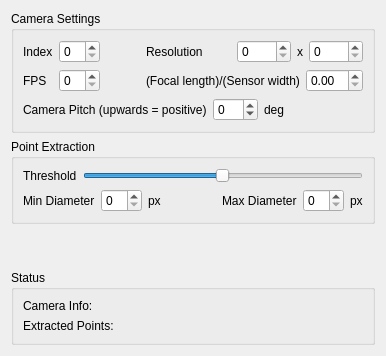
     <widget class="QWidget" name="tab_2">
      <attribute name="title">
       <string>Camera</string>
      </attribute>
      <layout class="QVBoxLayout" name="verticalLayout_7">
       <item>
        <widget class="QGroupBox" name="groupBox">
         <property name="title">
          <string>Camera Settings</string>
         </property>
         <layout class="QVBoxLayout" name="verticalLayout">
          <item>
           <layout class="QHBoxLayout" name="horizontalLayout_3">
            <item>
             <layout class="QFormLayout" name="formLayout_4">
              <item row="1" column="0">
               <widget class="QLabel" name="label_2">
                <property name="text">
                 <string>Index</string>
                </property>
                <property name="buddy">
                 <cstring>camindex_spin</cstring>
                </property>
               </widget>
              </item>
              <item row="1" column="1">
               <widget class="QSpinBox" name="camindex_spin">
                <property name="toolTip">
                 <string>Capture device index</string>
                </property>
               </widget>
              </item>
              <item row="2" column="0">
               <widget class="QLabel" name="label_37">
                <property name="text">
                 <string>FPS</string>
                </property>
                <property name="buddy">
                 <cstring>fps_spin</cstring>
                </property>
               </widget>
              </item>
              <item row="2" column="1">
               <widget class="QSpinBox" name="fps_spin">
                <property name="toolTip">
                 <string>Desired capture framerate</string>
                </property>
               </widget>
              </item>
             </layout>
            </item>
            <item>
             <spacer name="horizontalSpacer_2">
              <property name="orientation">
               <enum>Qt::Horizontal</enum>
              </property>
              <property name="sizeHint" stdset="0">
               <size>
                <width>40</width>
                <height>20</height>
               </size>
              </property>
             </spacer>
            </item>
            <item>
             <layout class="QVBoxLayout" name="verticalLayout_10">
              <item>
               <layout class="QHBoxLayout" name="horizontalLayout_13">
                <item>
                 <widget class="QLabel" name="label_36">
                  <property name="text">
                   <string>Resolution</string>
                  </property>
                 </widget>
                </item>
                <item>
                 <spacer name="horizontalSpacer_9">
                  <property name="orientation">
                   <enum>Qt::Horizontal</enum>
                  </property>
                  <property name="sizeHint" stdset="0">
                   <size>
                    <width>20</width>
                    <height>20</height>
                   </size>
                  </property>
                 </spacer>
                </item>
                <item>
                 <widget class="QSpinBox" name="res_x_spin">
                  <property name="toolTip">
                   <string>Desired capture width</string>
                  </property>
                  <property name="maximum">
                   <number>2000</number>
                  </property>
                  <property name="singleStep">
                   <number>10</number>
                  </property>
                 </widget>
                </item>
                <item>
                 <widget class="QLabel" name="label_41">
                  <property name="text">
                   <string>x</string>
                  </property>
                 </widget>
                </item>
                <item>
                 <widget class="QSpinBox" name="res_y_spin">
                  <property name="toolTip">
                   <string>Desired capture height</string>
                  </property>
                  <property name="maximum">
                   <number>2000</number>
                  </property>
                  <property name="singleStep">
                   <number>10</number>
                  </property>
                 </widget>
                </item>
               </layout>
              </item>
              <item>
               <layout class="QHBoxLayout" name="horizontalLayout_9">
                <item>
                 <widget class="QLabel" name="label_34">
                  <property name="text">
                   <string>(Focal length)/(Sensor width)</string>
                  </property>
                  <property name="buddy">
                   <cstring>f_dspin</cstring>
                  </property>
                 </widget>
                </item>
                <item>
                 <widget class="QDoubleSpinBox" name="f_dspin">
                  <property name="toolTip">
                   <string>The camera's focal length devided by its sensor width</string>
                  </property>
                  <property name="decimals">
                   <number>2</number>
                  </property>
                  <property name="singleStep">
                   <double>0.100000000000000</double>
                  </property>
                 </widget>
                </item>
               </layout>
              </item>
             </layout>
            </item>
           </layout>
          </item>
          <item>
           <layout class="QHBoxLayout" name="horizontalLayout_6">
            <item>
             <widget class="QLabel" name="label_4">
              <property name="text">
               <string>Camera Pitch (upwards = positive)</string>
              </property>
              <property name="buddy">
               <cstring>campitch_spin</cstring>
              </property>
             </widget>
            </item>
            <item>
             <widget class="QSpinBox" name="campitch_spin">
              <property name="contextMenuPolicy">
               <enum>Qt::DefaultContextMenu</enum>
              </property>
              <property name="toolTip">
               <string>The angle the camera is facing upwards</string>
              </property>
              <property name="minimum">
               <number>-99</number>
              </property>
             </widget>
            </item>
            <item>
             <widget class="QLabel" name="label_5">
              <property name="text">
               <string>deg</string>
              </property>
             </widget>
            </item>
            <item>
             <spacer name="horizontalSpacer_10">
              <property name="orientation">
               <enum>Qt::Horizontal</enum>
              </property>
              <property name="sizeHint" stdset="0">
               <size>
                <width>20</width>
                <height>20</height>
               </size>
              </property>
             </spacer>
            </item>
           </layout>
          </item>
         </layout>
        </widget>
       </item>
       <item>
        <widget class="QGroupBox" name="groupBox_2">
         <property name="title">
          <string>Point Extraction</string>
         </property>
         <layout class="QVBoxLayout" name="verticalLayout_4">
          <item>
           <layout class="QHBoxLayout" name="horizontalLayout">
            <item>
             <widget class="QLabel" name="label">
              <property name="text">
               <string>Threshold</string>
              </property>
              <property name="buddy">
               <cstring>threshold_slider</cstring>
              </property>
             </widget>
            </item>
            <item>
             <widget class="QSlider" name="threshold_slider">
              <property name="toolTip">
               <string>Intensity threshold for point extraction</string>
              </property>
              <property name="maximum">
               <number>255</number>
              </property>
              <property name="value">
               <number>127</number>
              </property>
              <property name="orientation">
               <enum>Qt::Horizontal</enum>
              </property>
             </widget>
            </item>
           </layout>
          </item>
          <item>
           <layout class="QHBoxLayout" name="horizontalLayout_2">
            <item>
             <widget class="QLabel" name="label_7">
              <property name="text">
               <string>Min Diameter</string>
              </property>
              <property name="buddy">
               <cstring>mindiam_spin</cstring>
              </property>
             </widget>
            </item>
            <item>
             <widget class="QSpinBox" name="mindiam_spin">
              <property name="toolTip">
               <string>Minimum point diameter</string>
              </property>
             </widget>
            </item>
            <item>
             <widget class="QLabel" name="label_12">
              <property name="text">
               <string>px</string>
              </property>
             </widget>
            </item>
            <item>
             <spacer name="horizontalSpacer">
              <property name="orientation">
               <enum>Qt::Horizontal</enum>
              </property>
              <property name="sizeHint" stdset="0">
               <size>
                <width>40</width>
                <height>20</height>
               </size>
              </property>
             </spacer>
            </item>
            <item>
             <widget class="QLabel" name="label_8">
              <property name="text">
               <string>Max Diameter</string>
              </property>
              <property name="buddy">
               <cstring>maxdiam_spin</cstring>
              </property>
             </widget>
            </item>
            <item>
             <widget class="QSpinBox" name="maxdiam_spin">
              <property name="toolTip">
               <string>Maximum point diameter</string>
              </property>
             </widget>
            </item>
            <item>
             <widget class="QLabel" name="label_13">
              <property name="text">
               <string>px</string>
              </property>
             </widget>
            </item>
           </layout>
          </item>
         </layout>
        </widget>
       </item>
       <item>
        <spacer name="verticalSpacer_2">
         <property name="orientation">
          <enum>Qt::Vertical</enum>
         </property>
         <property name="sizeHint" stdset="0">
          <size>
           <width>20</width>
           <height>40</height>
          </size>
         </property>
        </spacer>
       </item>
       <item>
        <widget class="QGroupBox" name="groupBox_5">
         <property name="title">
          <string>Status</string>
         </property>
         <layout class="QVBoxLayout" name="verticalLayout_5">
          <item>
           <layout class="QFormLayout" name="formLayout">
            <property name="fieldGrowthPolicy">
             <enum>QFormLayout::AllNonFixedFieldsGrow</enum>
            </property>
            <item row="0" column="0">
             <widget class="QLabel" name="label_38">
              <property name="text">
               <string>Camera Info:</string>
              </property>
             </widget>
            </item>
            <item row="0" column="1">
             <widget class="QLabel" name="caminfo_label">
              <property name="sizePolicy">
               <sizepolicy hsizetype="Preferred" vsizetype="Preferred">
                <horstretch>0</horstretch>
                <verstretch>0</verstretch>
               </sizepolicy>
              </property>
              <property name="minimumSize">
               <size>
                <width>120</width>
                <height>0</height>
               </size>
              </property>
              <property name="text">
               <string/>
              </property>
             </widget>
            </item>
            <item row="1" column="0">
             <widget class="QLabel" name="label_3">
              <property name="text">
               <string>Extracted Points:</string>
              </property>
             </widget>
            </item>
            <item row="1" column="1">
             <widget class="QLabel" name="pointinfo_label">
              <property name="minimumSize">
               <size>
                <width>50</width>
                <height>0</height>
               </size>
              </property>
              <property name="text">
               <string/>
              </property>
             </widget>
            </item>
           </layout>
          </item>
         </layout>
        </widget>
       </item>
      </layout>
     </widget>
